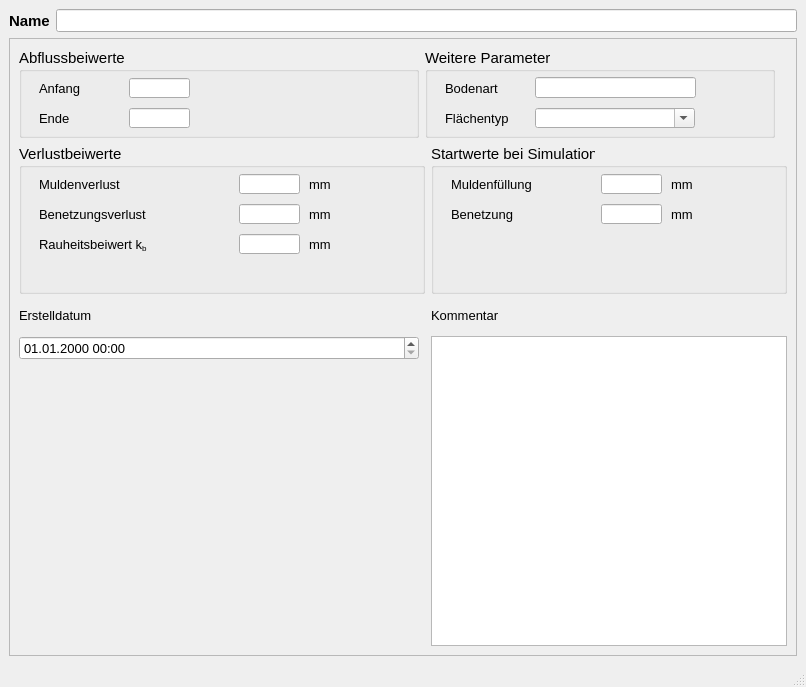
<?xml version="1.0" encoding="UTF-8"?>
<ui version="4.0">
 <class>MainWindow</class>
 <widget class="QMainWindow" name="MainWindow">
  <property name="geometry">
   <rect>
    <x>0</x>
    <y>0</y>
    <width>806</width>
    <height>687</height>
   </rect>
  </property>
  <property name="minimumSize">
   <size>
    <width>520</width>
    <height>360</height>
   </size>
  </property>
  <property name="font">
   <font>
    <family>Tahoma</family>
    <pointsize>10</pointsize>
   </font>
  </property>
  <property name="windowTitle">
   <string>Abflussparameter</string>
  </property>
  <widget class="QWidget" name="centralwidget">
   <layout class="QVBoxLayout" name="verticalLayout">
    <item>
     <layout class="QHBoxLayout" name="horizontalLayout_2">
      <item>
       <widget class="QLabel" name="label">
        <property name="font">
         <font>
          <family>Tahoma</family>
          <pointsize>11</pointsize>
          <weight>75</weight>
          <bold>true</bold>
         </font>
        </property>
        <property name="text">
         <string>Name</string>
        </property>
       </widget>
      </item>
      <item>
       <widget class="QLineEdit" name="apnam">
        <property name="acceptDrops">
         <bool>false</bool>
        </property>
        <property name="toolTip">
         <string>&lt;html&gt;&lt;head/&gt;&lt;body&gt;&lt;p&gt;eindeutige Bezeichnung&lt;/p&gt;&lt;/body&gt;&lt;/html&gt;</string>
        </property>
        <property name="statusTip">
         <string>eindeutige Bezeichnung</string>
        </property>
       </widget>
      </item>
     </layout>
    </item>
    <item>
     <widget class="QScrollArea" name="scrollArea">
      <property name="widgetResizable">
       <bool>true</bool>
      </property>
      <widget class="QWidget" name="scrollAreaWidgetContents">
       <property name="geometry">
        <rect>
         <x>0</x>
         <y>0</y>
         <width>782</width>
         <height>574</height>
        </rect>
       </property>
       <layout class="QGridLayout" name="gridLayout">
        <item row="0" column="1" colspan="2">
         <widget class="QGroupBox" name="groupBox_3">
          <property name="minimumSize">
           <size>
            <width>350</width>
            <height>0</height>
           </size>
          </property>
          <property name="maximumSize">
           <size>
            <width>350</width>
            <height>16777215</height>
           </size>
          </property>
          <property name="font">
           <font>
            <family>Tahoma</family>
            <pointsize>11</pointsize>
            <weight>50</weight>
            <bold>false</bold>
           </font>
          </property>
          <property name="title">
           <string>Weitere Parameter</string>
          </property>
          <widget class="QComboBox" name="flaechentyp">
           <property name="geometry">
            <rect>
             <x>110</x>
             <y>60</y>
             <width>160</width>
             <height>20</height>
            </rect>
           </property>
           <property name="font">
            <font>
             <family>Tahoma</family>
             <pointsize>10</pointsize>
             <weight>50</weight>
             <bold>false</bold>
            </font>
           </property>
           <property name="toolTip">
            <string>&lt;html&gt;&lt;head/&gt;&lt;body&gt;&lt;p&gt;gem. HYSTEM-EXTRAN&lt;/p&gt;&lt;/body&gt;&lt;/html&gt;</string>
           </property>
           <property name="statusTip">
            <string>gem. HYSTEM-EXTRAN</string>
           </property>
           <property name="accessibleName">
            <string>bodenklasse</string>
           </property>
           <property name="editable">
            <bool>true</bool>
           </property>
          </widget>
          <widget class="QLabel" name="label_19">
           <property name="geometry">
            <rect>
             <x>20</x>
             <y>60</y>
             <width>71</width>
             <height>21</height>
            </rect>
           </property>
           <property name="font">
            <font>
             <family>Tahoma</family>
             <pointsize>10</pointsize>
             <weight>50</weight>
             <bold>false</bold>
            </font>
           </property>
           <property name="text">
            <string>Flächentyp</string>
           </property>
          </widget>
          <widget class="QLabel" name="label_18">
           <property name="geometry">
            <rect>
             <x>20</x>
             <y>30</y>
             <width>81</width>
             <height>21</height>
            </rect>
           </property>
           <property name="font">
            <font>
             <family>Tahoma</family>
             <pointsize>10</pointsize>
             <weight>50</weight>
             <bold>false</bold>
            </font>
           </property>
           <property name="text">
            <string>Bodenart</string>
           </property>
          </widget>
          <widget class="QLineEdit" name="lineEdit">
           <property name="geometry">
            <rect>
             <x>110</x>
             <y>29</y>
             <width>161</width>
             <height>21</height>
            </rect>
           </property>
          </widget>
         </widget>
        </item>
        <item row="3" column="2" rowspan="3">
         <widget class="QTextEdit" name="kommentar">
          <property name="toolTip">
           <string>&lt;html&gt;&lt;head/&gt;&lt;body&gt;&lt;p&gt;Platz für zusätzliche Kommentare&lt;/p&gt;&lt;/body&gt;&lt;/html&gt;</string>
          </property>
          <property name="statusTip">
           <string>Platz für zusätzliche Kommentare</string>
          </property>
         </widget>
        </item>
        <item row="1" column="2">
         <widget class="QGroupBox" name="groupBox_4">
          <property name="font">
           <font>
            <family>Tahoma</family>
            <pointsize>11</pointsize>
            <weight>50</weight>
            <bold>false</bold>
           </font>
          </property>
          <property name="title">
           <string>Startwerte bei Simulation</string>
          </property>
          <widget class="QLabel" name="label_10">
           <property name="geometry">
            <rect>
             <x>240</x>
             <y>60</y>
             <width>31</width>
             <height>21</height>
            </rect>
           </property>
           <property name="font">
            <font>
             <family>Tahoma</family>
             <pointsize>10</pointsize>
             <weight>50</weight>
             <bold>false</bold>
            </font>
           </property>
           <property name="text">
            <string>mm</string>
           </property>
          </widget>
          <widget class="QLabel" name="label_11">
           <property name="geometry">
            <rect>
             <x>20</x>
             <y>60</y>
             <width>91</width>
             <height>21</height>
            </rect>
           </property>
           <property name="font">
            <font>
             <family>Tahoma</family>
             <pointsize>10</pointsize>
             <weight>50</weight>
             <bold>false</bold>
            </font>
           </property>
           <property name="text">
            <string>Benetzung</string>
           </property>
          </widget>
          <widget class="QLineEdit" name="benetzung_startwert">
           <property name="geometry">
            <rect>
             <x>170</x>
             <y>60</y>
             <width>61</width>
             <height>20</height>
            </rect>
           </property>
           <property name="font">
            <font>
             <family>Tahoma</family>
             <pointsize>10</pointsize>
             <weight>50</weight>
             <bold>false</bold>
            </font>
           </property>
           <property name="toolTip">
            <string>&lt;html&gt;&lt;head/&gt;&lt;body&gt;&lt;p&gt;Benetzung am Simulationsbeginn&lt;/p&gt;&lt;/body&gt;&lt;/html&gt;</string>
           </property>
           <property name="statusTip">
            <string>Benetzung am Simulationsbeginn</string>
           </property>
          </widget>
          <widget class="QLabel" name="label_15">
           <property name="geometry">
            <rect>
             <x>20</x>
             <y>30</y>
             <width>111</width>
             <height>21</height>
            </rect>
           </property>
           <property name="font">
            <font>
             <family>Tahoma</family>
             <pointsize>10</pointsize>
             <weight>50</weight>
             <bold>false</bold>
            </font>
           </property>
           <property name="text">
            <string>Muldenfüllung</string>
           </property>
          </widget>
          <widget class="QLineEdit" name="mulden_startwert">
           <property name="geometry">
            <rect>
             <x>170</x>
             <y>30</y>
             <width>61</width>
             <height>20</height>
            </rect>
           </property>
           <property name="font">
            <font>
             <family>Tahoma</family>
             <pointsize>10</pointsize>
             <weight>50</weight>
             <bold>false</bold>
            </font>
           </property>
           <property name="toolTip">
            <string>&lt;html&gt;&lt;head/&gt;&lt;body&gt;&lt;p&gt;Muldenfüllung am Simulationsbeginn&lt;/p&gt;&lt;/body&gt;&lt;/html&gt;</string>
           </property>
           <property name="statusTip">
            <string>Muldenfüllung am Simulationsbeginn</string>
           </property>
          </widget>
          <widget class="QLabel" name="label_16">
           <property name="geometry">
            <rect>
             <x>240</x>
             <y>30</y>
             <width>31</width>
             <height>21</height>
            </rect>
           </property>
           <property name="font">
            <font>
             <family>Tahoma</family>
             <pointsize>10</pointsize>
             <weight>50</weight>
             <bold>false</bold>
            </font>
           </property>
           <property name="text">
            <string>mm</string>
           </property>
          </widget>
         </widget>
        </item>
        <item row="0" column="0">
         <widget class="QGroupBox" name="groupBox">
          <property name="minimumSize">
           <size>
            <width>400</width>
            <height>90</height>
           </size>
          </property>
          <property name="maximumSize">
           <size>
            <width>400</width>
            <height>90</height>
           </size>
          </property>
          <property name="font">
           <font>
            <family>Tahoma</family>
            <pointsize>11</pointsize>
            <weight>50</weight>
            <bold>false</bold>
           </font>
          </property>
          <property name="title">
           <string>Abflussbeiwerte</string>
          </property>
          <widget class="QLabel" name="label_9">
           <property name="geometry">
            <rect>
             <x>20</x>
             <y>30</y>
             <width>91</width>
             <height>21</height>
            </rect>
           </property>
           <property name="font">
            <font>
             <family>Tahoma</family>
             <pointsize>10</pointsize>
             <weight>50</weight>
             <bold>false</bold>
            </font>
           </property>
           <property name="toolTip">
            <string>&lt;html&gt;&lt;head/&gt;&lt;body&gt;&lt;p&gt;Startwert für den Abflussbeiwert in HYSTEM-EXTRAN (0.0 - 1.0)&lt;/p&gt;&lt;/body&gt;&lt;/html&gt;</string>
           </property>
           <property name="statusTip">
            <string>Startwert für den Abflussbeiwert in HYSTEM-EXTRAN (0.0 - 1.0)</string>
           </property>
           <property name="text">
            <string>Anfang</string>
           </property>
          </widget>
          <widget class="QLabel" name="label_13">
           <property name="geometry">
            <rect>
             <x>20</x>
             <y>60</y>
             <width>91</width>
             <height>21</height>
            </rect>
           </property>
           <property name="font">
            <font>
             <family>Tahoma</family>
             <pointsize>10</pointsize>
             <weight>50</weight>
             <bold>false</bold>
            </font>
           </property>
           <property name="toolTip">
            <string>&lt;html&gt;&lt;head/&gt;&lt;body&gt;&lt;p&gt;Endwert für den Abflussbeiwert in HYSTEM-EXTRAN (0.0 - 1.0)&lt;/p&gt;&lt;/body&gt;&lt;/html&gt;</string>
           </property>
           <property name="statusTip">
            <string>&lt;html&gt;&lt;head/&gt;&lt;body&gt;&lt;p&gt;Endwert für den Abflussbeiwert in HYSTEM-EXTRAN (0.0 - 1.0)&lt;/p&gt;&lt;/body&gt;&lt;/html&gt;</string>
           </property>
           <property name="text">
            <string>Ende</string>
           </property>
          </widget>
          <widget class="QLineEdit" name="anfangsabflussbeiwert">
           <property name="geometry">
            <rect>
             <x>110</x>
             <y>30</y>
             <width>61</width>
             <height>20</height>
            </rect>
           </property>
           <property name="font">
            <font>
             <family>Tahoma</family>
             <pointsize>10</pointsize>
             <weight>50</weight>
             <bold>false</bold>
            </font>
           </property>
           <property name="toolTip">
            <string>&lt;html&gt;&lt;head/&gt;&lt;body&gt;&lt;p&gt;Startwert für den Abflussbeiwert in HYSTEM-EXTRAN (0.0 - 1.0)&lt;/p&gt;&lt;/body&gt;&lt;/html&gt;</string>
           </property>
           <property name="statusTip">
            <string>Startwert für den Abflussbeiwert in HYSTEM-EXTRAN (0.0 - 1.0)</string>
           </property>
          </widget>
          <widget class="QLineEdit" name="endabflussbeiwert">
           <property name="geometry">
            <rect>
             <x>110</x>
             <y>60</y>
             <width>61</width>
             <height>20</height>
            </rect>
           </property>
           <property name="font">
            <font>
             <family>Tahoma</family>
             <pointsize>10</pointsize>
             <weight>50</weight>
             <bold>false</bold>
            </font>
           </property>
           <property name="toolTip">
            <string>&lt;html&gt;&lt;head/&gt;&lt;body&gt;&lt;p&gt;Endwert für den Abflussbeiwert in HYSTEM-EXTRAN (0.0 - 1.0)&lt;/p&gt;&lt;/body&gt;&lt;/html&gt;</string>
           </property>
           <property name="statusTip">
            <string>Endwert für den Abflussbeiwert in HYSTEM-EXTRAN (0.0 - 1.0)</string>
           </property>
           <property name="accessibleName">
            <string>endabflussbeiwert</string>
           </property>
          </widget>
         </widget>
        </item>
        <item row="1" column="0" colspan="2">
         <widget class="QGroupBox" name="groupBox_2">
          <property name="minimumSize">
           <size>
            <width>0</width>
            <height>150</height>
           </size>
          </property>
          <property name="maximumSize">
           <size>
            <width>16777215</width>
            <height>150</height>
           </size>
          </property>
          <property name="font">
           <font>
            <family>Tahoma</family>
            <pointsize>11</pointsize>
            <weight>50</weight>
            <bold>false</bold>
           </font>
          </property>
          <property name="title">
           <string>Verlustbeiwerte</string>
          </property>
          <widget class="QLabel" name="label_7">
           <property name="geometry">
            <rect>
             <x>290</x>
             <y>60</y>
             <width>30</width>
             <height>21</height>
            </rect>
           </property>
           <property name="font">
            <font>
             <family>Tahoma</family>
             <pointsize>10</pointsize>
             <weight>50</weight>
             <bold>false</bold>
            </font>
           </property>
           <property name="text">
            <string>mm</string>
           </property>
          </widget>
          <widget class="QLineEdit" name="benetzungsverlust">
           <property name="geometry">
            <rect>
             <x>220</x>
             <y>60</y>
             <width>61</width>
             <height>20</height>
            </rect>
           </property>
           <property name="font">
            <font>
             <family>Tahoma</family>
             <pointsize>10</pointsize>
             <weight>50</weight>
             <bold>false</bold>
            </font>
           </property>
           <property name="toolTip">
            <string>&lt;html&gt;&lt;head/&gt;&lt;body&gt;&lt;p&gt;Standardwert: 0,7 mm&lt;/p&gt;&lt;/body&gt;&lt;/html&gt;</string>
           </property>
           <property name="statusTip">
            <string>Standardwert: 0,7 mm</string>
           </property>
          </widget>
          <widget class="QLabel" name="label_20">
           <property name="geometry">
            <rect>
             <x>20</x>
             <y>60</y>
             <width>151</width>
             <height>21</height>
            </rect>
           </property>
           <property name="font">
            <font>
             <family>Tahoma</family>
             <pointsize>10</pointsize>
             <weight>50</weight>
             <bold>false</bold>
            </font>
           </property>
           <property name="text">
            <string>Benetzungsverlust</string>
           </property>
          </widget>
          <widget class="QLabel" name="label_3">
           <property name="geometry">
            <rect>
             <x>290</x>
             <y>30</y>
             <width>30</width>
             <height>21</height>
            </rect>
           </property>
           <property name="font">
            <font>
             <family>Tahoma</family>
             <pointsize>10</pointsize>
             <weight>50</weight>
             <bold>false</bold>
            </font>
           </property>
           <property name="text">
            <string>mm</string>
           </property>
          </widget>
          <widget class="QLabel" name="label_21">
           <property name="geometry">
            <rect>
             <x>20</x>
             <y>30</y>
             <width>111</width>
             <height>21</height>
            </rect>
           </property>
           <property name="font">
            <font>
             <family>Tahoma</family>
             <pointsize>10</pointsize>
             <weight>50</weight>
             <bold>false</bold>
            </font>
           </property>
           <property name="text">
            <string>Muldenverlust</string>
           </property>
          </widget>
          <widget class="QLineEdit" name="muldenverlust">
           <property name="geometry">
            <rect>
             <x>220</x>
             <y>30</y>
             <width>61</width>
             <height>20</height>
            </rect>
           </property>
           <property name="font">
            <font>
             <family>Tahoma</family>
             <pointsize>10</pointsize>
             <weight>50</weight>
             <bold>false</bold>
            </font>
           </property>
           <property name="toolTip">
            <string>&lt;html&gt;&lt;head/&gt;&lt;body&gt;&lt;p&gt;Standardwert: 1,8 mm&lt;/p&gt;&lt;/body&gt;&lt;/html&gt;</string>
           </property>
           <property name="statusTip">
            <string>Standardwert: 1,8 mm</string>
           </property>
          </widget>
          <widget class="QLineEdit" name="rauheit_kst">
           <property name="geometry">
            <rect>
             <x>220</x>
             <y>90</y>
             <width>61</width>
             <height>20</height>
            </rect>
           </property>
           <property name="font">
            <font>
             <family>Tahoma</family>
             <pointsize>10</pointsize>
             <weight>50</weight>
             <bold>false</bold>
            </font>
           </property>
           <property name="toolTip">
            <string>&lt;html&gt;&lt;head/&gt;&lt;body&gt;&lt;p&gt;Absolute Rauheit gemäß Prandtl-Colebrook&lt;/p&gt;&lt;/body&gt;&lt;/html&gt;</string>
           </property>
           <property name="statusTip">
            <string>Absolute Rauheit gemäß Prandtl-Colebrook</string>
           </property>
          </widget>
          <widget class="QLabel" name="label_72">
           <property name="geometry">
            <rect>
             <x>290</x>
             <y>90</y>
             <width>46</width>
             <height>21</height>
            </rect>
           </property>
           <property name="font">
            <font>
             <family>Tahoma</family>
             <pointsize>10</pointsize>
             <weight>50</weight>
             <bold>false</bold>
            </font>
           </property>
           <property name="text">
            <string>mm</string>
           </property>
          </widget>
          <widget class="QLabel" name="label_62">
           <property name="geometry">
            <rect>
             <x>20</x>
             <y>90</y>
             <width>161</width>
             <height>21</height>
            </rect>
           </property>
           <property name="font">
            <font>
             <family>Tahoma</family>
             <pointsize>10</pointsize>
             <weight>50</weight>
             <bold>false</bold>
            </font>
           </property>
           <property name="text">
            <string>&lt;html&gt;&lt;head/&gt;&lt;body&gt;&lt;p&gt;Rauheitsbeiwert k&lt;span style=&quot; vertical-align:sub;&quot;&gt;b&lt;/span&gt;&lt;/p&gt;&lt;/body&gt;&lt;/html&gt;</string>
           </property>
          </widget>
         </widget>
        </item>
        <item row="2" column="2">
         <widget class="QLabel" name="label_14">
          <property name="text">
           <string>Kommentar</string>
          </property>
         </widget>
        </item>
        <item row="2" column="0">
         <widget class="QLabel" name="label_70">
          <property name="minimumSize">
           <size>
            <width>0</width>
            <height>30</height>
           </size>
          </property>
          <property name="maximumSize">
           <size>
            <width>16777215</width>
            <height>30</height>
           </size>
          </property>
          <property name="text">
           <string>Erstelldatum</string>
          </property>
         </widget>
        </item>
        <item row="3" column="0">
         <widget class="QgsDateTimeEdit" name="createdat">
          <property name="currentSection">
           <enum>QDateTimeEdit::DaySection</enum>
          </property>
          <property name="displayFormat">
           <string>dd.MM.yyyy HH:mm</string>
          </property>
         </widget>
        </item>
       </layout>
      </widget>
     </widget>
    </item>
   </layout>
  </widget>
  <widget class="QMenuBar" name="menubar">
   <property name="geometry">
    <rect>
     <x>0</x>
     <y>0</y>
     <width>806</width>
     <height>27</height>
    </rect>
   </property>
  </widget>
  <widget class="QStatusBar" name="statusbar"/>
 </widget>
 <customwidgets>
  <customwidget>
   <class>QgsDateTimeEdit</class>
   <extends>QDateTimeEdit</extends>
   <header>qgsdatetimeedit.h</header>
  </customwidget>
 </customwidgets>
 <tabstops>
  <tabstop>apnam</tabstop>
  <tabstop>anfangsabflussbeiwert</tabstop>
  <tabstop>endabflussbeiwert</tabstop>
  <tabstop>muldenverlust</tabstop>
  <tabstop>benetzungsverlust</tabstop>
  <tabstop>kommentar</tabstop>
 </tabstops>
 <resources/>
 <connections/>
</ui>
